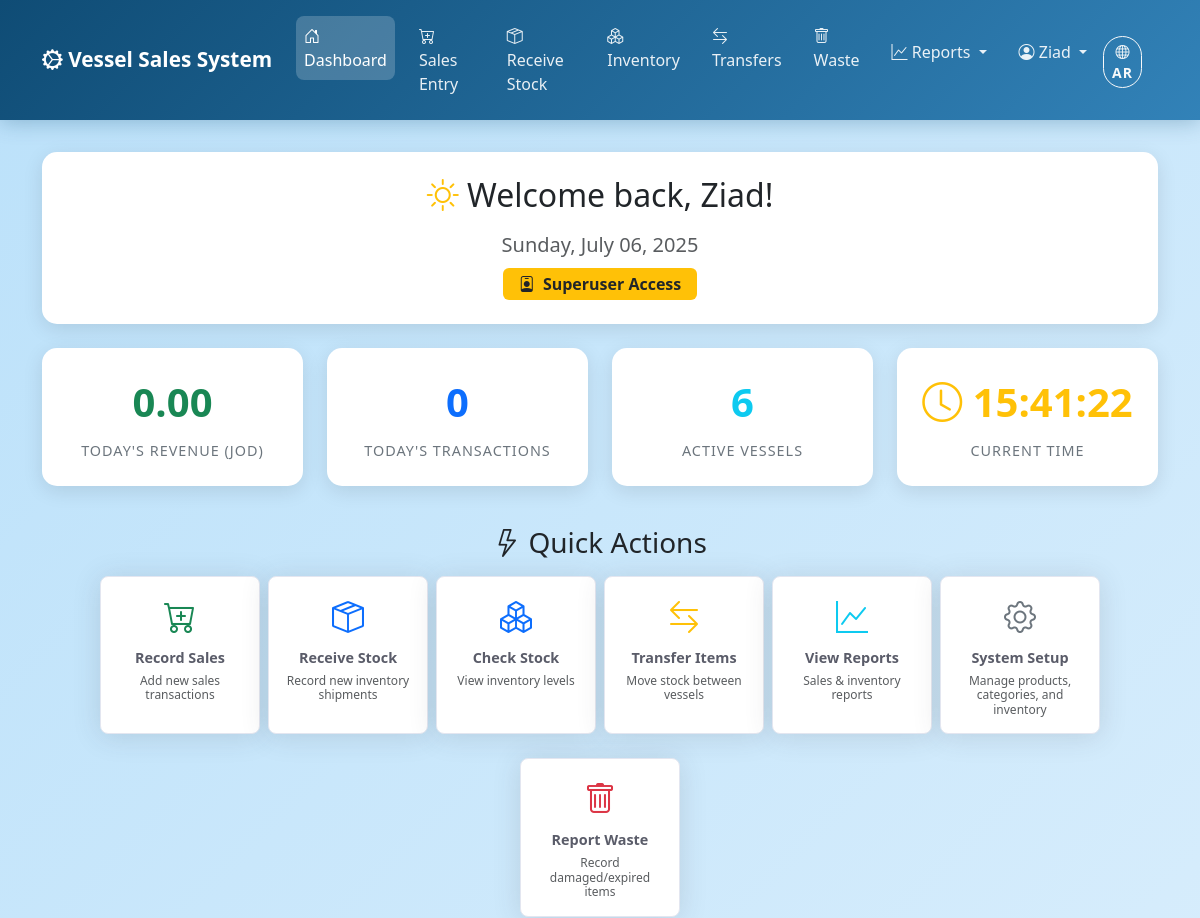
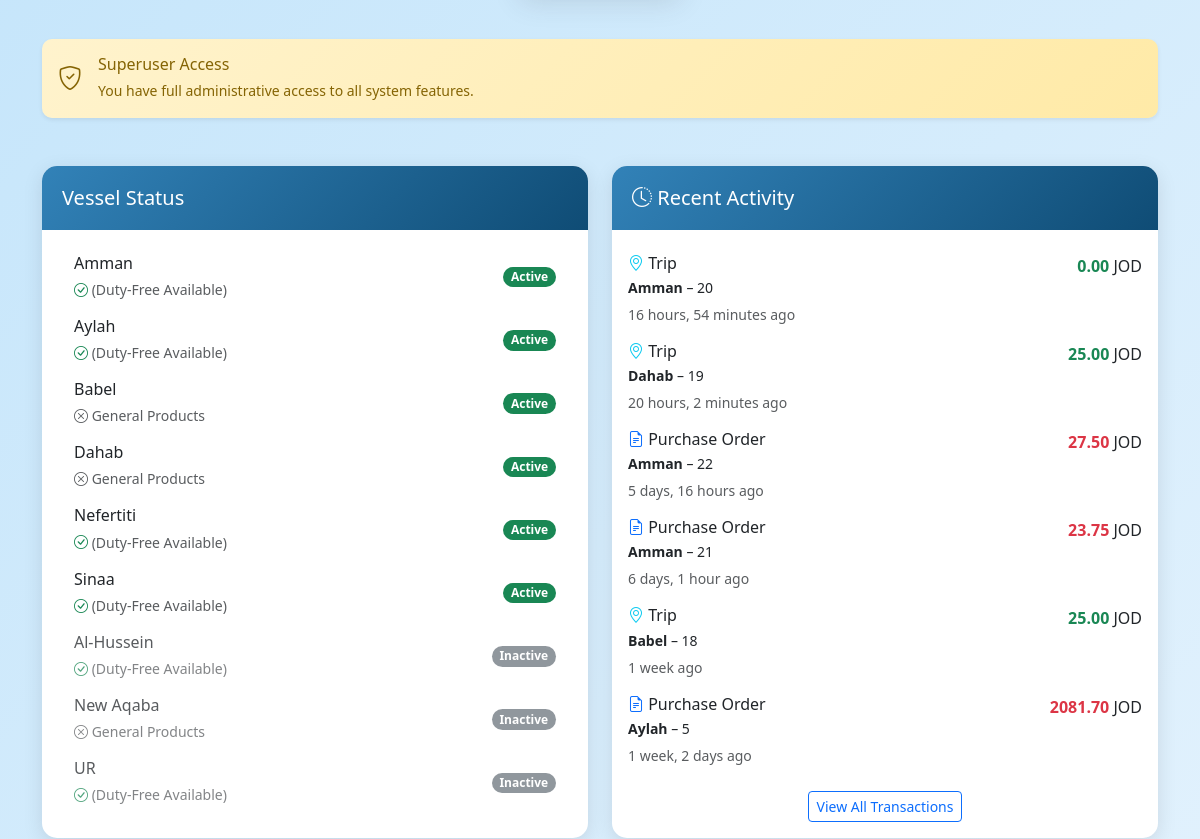
The app's page / (signed in, upper part), older data (2 pictures, top to bottom).
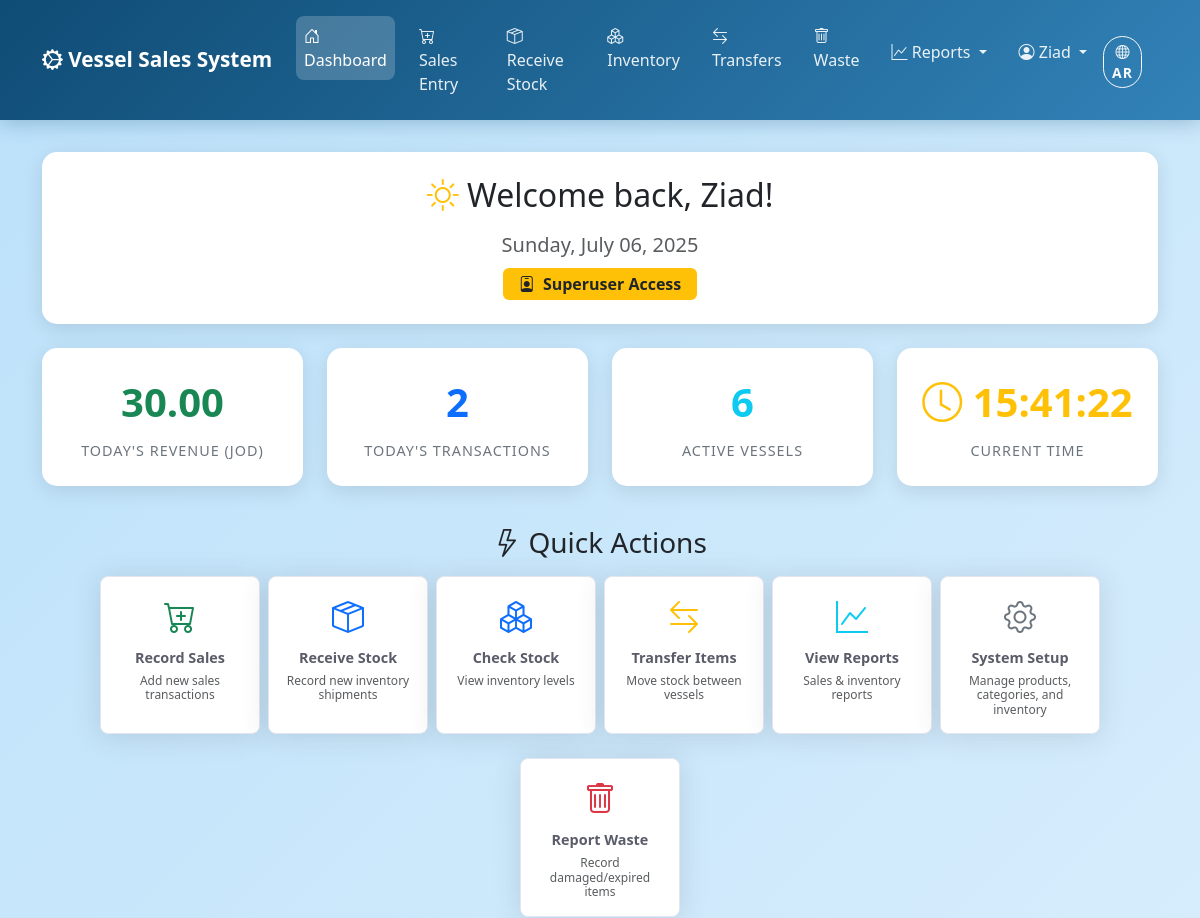
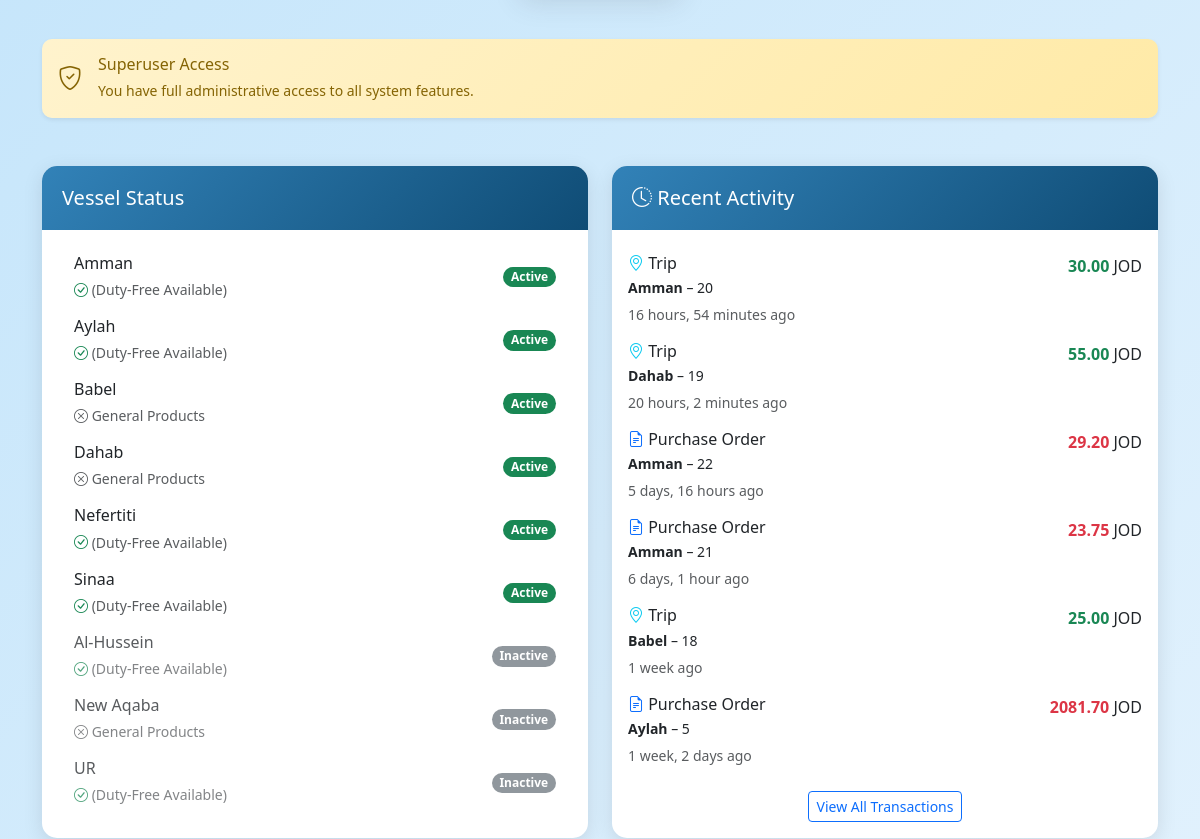
The same page, newer data (2 pictures, top to bottom).
### transactions/models.py (models this page shows, shortened)
class Trip(models.Model):
    trip_number = models.CharField(
        max_length=50,
        unique=True,
        help_text="Unique trip identifier (e.g., AM-001-2024)"
    )
    vessel = models.ForeignKey(Vessel, on_delete=models.PROTECT, related_name='trips')
    passenger_count = models.IntegerField(
        validators=[MinValueValidator(1)],
        help_text="Number of passengers on this trip"
    )
    trip_date = models.DateField()
    is_completed = models.BooleanField(default=False)
    notes = models.TextField(blank=True)
    created_at = models.DateTimeField(auto_now_add=True)
    updated_at = models.DateTimeField(auto_now=True)
    created_by = models.ForeignKey(User, on_delete=models.SET_NULL, null=True, blank=True)
    class Meta:
        ordering = ['-trip_date', '-created_at']
        verbose_name = 'Trip'
        verbose_name_plural = 'Trips'
        indexes = [
            models.Index(fields=['vessel', 'trip_date', 'is_completed'], name='transaction_vessel__eb4041_idx'),
            models.Index(fields=['trip_date'], name='trip_date_idx'),
            models.Index(fields=['is_completed'], name='trip_completed_idx'),
            models.Index(fields=['created_by'], name='trip_created_by_idx'),
        ]

class PurchaseOrder(models.Model):
    po_number = models.CharField(
        max_length=50,
        unique=True,
        help_text="Unique purchase order identifier (e.g., PO-AM-001-2024)"
    )
    vessel = models.ForeignKey(Vessel, on_delete=models.PROTECT, related_name='purchase_orders')
    po_date = models.DateField()
    is_completed = models.BooleanField(default=False)
    notes = models.TextField(blank=True)
    created_at = models.DateTimeField(auto_now_add=True)
    updated_at = models.DateTimeField(auto_now=True)
    created_by = models.ForeignKey(User, on_delete=models.SET_NULL, null=True, blank=True)
    class Meta:
        ordering = ['-po_date', '-created_at']
        verbose_name = 'Purchase Order'
        verbose_name_plural = 'Purchase Orders'
        indexes = [
            models.Index(fields=['vessel'], name='purchaseorder_vessel_idx'),
            models.Index(fields=['po_date'], name='purchaseorder_date_idx'),
            models.Index(fields=['is_completed'], name='purchaseorder_completed_idx'),
            models.Index(fields=['vessel', 'is_completed'], name='purchaseorder_vessel_status_idx'),
        ]

### frontend/views.py (the view)
# urls.py: path('', views.dashboard, name='dashboard'),
@login_required
def dashboard(request):
    today = date.today()
    now = datetime.now()
    user_role = 'admin' if request.user.is_superuser else 'user'
    cache_key = f'dashboard_data_{today}_{user_role}'
    cached_data = cache.get(cache_key)
    if cached_data:
        cached_data['now'] = now
        return render(request, 'frontend/dashboard.html', cached_data)
    all_vessels = Vessel.objects.annotate(
        recent_trip_count=Count('trips', filter=Q(trips__trip_date__gte=today - timedelta(days=7))),
        today_transaction_count=Count('transactions', filter=Q(transactions__transaction_date=today)),
        today_revenue=Sum(
            ExpressionWrapper(
                F('transactions__unit_price') * F('transactions__quantity'),
                output_field=DecimalField()
            ),
            filter=Q(
                transactions__transaction_type='SALE',
                transactions__transaction_date=today
            )
        )
    ).order_by('-active', 'name')
    today_summary = Transaction.objects.filter(transaction_date=today).aggregate(
        total_revenue=Sum(
            ExpressionWrapper(
                F('unit_price') * F('quantity'),
                output_field=DecimalField()
            ),
            filter=Q(transaction_type='SALE')
        ),
        total_supply_cost=Sum(
            ExpressionWrapper(
                F('unit_price') * F('quantity'),
                output_field=DecimalField()
            ),
            filter=Q(transaction_type='SUPPLY')
        ),
        sales_count=Count('id', filter=Q(transaction_type='SALE')),
        supply_count=Count('id', filter=Q(transaction_type='SUPPLY')),
        transfer_out_count=Count('id', filter=Q(transaction_type='TRANSFER_OUT')),
        transfer_in_count=Count('id', filter=Q(transaction_type='TRANSFER_IN')),
        total_transactions=Count('id'),
        unique_vessels=Count('vessel', distinct=True),
        unique_products=Count('product', distinct=True),
        total_volume=Sum('quantity')
    )
    for key in today_summary:
        if today_summary[key] is None:
            today_summary[key] = 0
    recent_trips = Trip.objects.select_related('vessel').annotate(
        annotated_revenue=Sum(
            ExpressionWrapper(
                F('sales_transactions__unit_price') * F('sales_transactions__quantity'),
                output_field=DecimalField()
            ),
            filter=Q(sales_transactions__transaction_type='SALE')
        )
    ).order_by('-created_at')[:3]
    recent_pos = PurchaseOrder.objects.select_related('vessel').annotate(
        annotated_cost=Sum(
            ExpressionWrapper(
                F('supply_transactions__unit_price') * F('supply_transactions__quantity'),
                output_field=DecimalField()
            ),
            filter=Q(supply_transactions__transaction_type='SUPPLY')
        )
    ).order_by('-created_at')[:3]
    recent_activity = sorted(
        list(recent_trips) + list(recent_pos),
        key=lambda x: x.created_at,
        reverse=True
    )[:6]
    quick_stats = {
        'active_vessels': sum(1 for v in all_vessels if v.active),
        'total_transactions': sum(v.today_transaction_count or 0 for v in all_vessels),
    }
    context = {
        'vessels': all_vessels,
        'all_vessels': all_vessels,
        'today_sales': today_summary,
        'quick_stats': quick_stats,
        'recent_activity': recent_activity,
        'today': today,
        'now': now,
    }
    cache.set(cache_key, {k: v for k, v in context.items() if k != 'now'}, 300)
    return render(request, 'frontend/dashboard.html', context)

### frontend/context_processors.py (called while the page is built)
def language_context(request):
    current_language = request.session.get('preferred_language', 'en')
    is_rtl = current_language == 'ar'
    return {
        'CURRENT_LANGUAGE': current_language,
        'IS_RTL': is_rtl,
        'LANGUAGE_DIRECTION': 'rtl' if is_rtl else 'ltr',
        'AVAILABLE_LANGUAGES': [
            {'code': 'en', 'name': 'English', 'native': 'English'},
            {'code': 'ar', 'name': 'Arabic', 'native': 'العربية'},
        ]
    }

### frontend/permissions.py (called while the page is built, shortened)
def get_user_role(user):
    if not user.is_authenticated:
        return None
    if user.is_superuser:
        return UserRoles.SUPERUSER

def has_role(user, required_roles):
    if not user.is_authenticated:
        return False
    if user.is_superuser:
        return True
    if isinstance(required_roles, str):
        required_roles = [required_roles]
    user_groups = set(user.groups.values_list('name', flat=True))
    required_groups = set(required_roles)
    return bool(user_groups.intersection(required_groups))

def is_superuser_only(user):
    return user.is_authenticated and user.is_superuser

def can_access_inventory(user):
    return user.is_authenticated  # All authenticated users can view inventory

### templates/frontend/dashboard.html (shortened to what the changed rows need)
{% extends 'frontend/base.html' %}
{% load static %}
{% load model_extras %}
{% block content %}
<div class="row mb-4">
    <div class="col-12">
        <div class="card">
            <div class="card-body text-center py-4">
                <h2 class="mb-3">
                    <i class="bi bi-sun text-warning"></i>
                    <span data-translate="welcome_back">Welcome back,</span> <span id="username-display">{{ user.first_name|default:user.username }}</span>!
                </h2>
            </div>
        </div>
    </div>
</div>
<div class="row mb-4">
    <div class="col-md-3 col-sm-6 mb-3">
        <div class="stats-card">
            <div class="stats-number text-success" data-number data-original="{{ today_sales.total_revenue|default:0|floatformat:2 }}">
                {{ today_sales.total_revenue|default:0|floatformat:2 }}
            </div>
            <div class="stats-label">
                <span data-translate="today_revenue">Today's Revenue</span> (<span dir="ltr" data-currency-symbol>JOD</span>)
            </div>
        </div>
    </div>
    <div class="col-md-3 col-sm-6 mb-3">
        <div class="stats-card">
            <div class="stats-number text-primary" data-number data-original="{{ today_sales.total_transactions|default:0 }}">
                {{ today_sales.total_transactions|default:0 }}
            </div>
            <div class="stats-label"><span data-translate="today_transactions">Today's Transactions</span></div>
        </div>
    </div>
</div>
<div class="container-fluid px-0">
    <div class="row">
        <div class="col-lg-6 mb-4">
            <div class="card h-100">
                <div class="card-body">
                    {% if recent_activity %}
                        <div class="list-group list-group-flush">
                        {% for item in recent_activity %}
                            <div class="list-group-item border-0 px-0">
                            <div class="d-flex justify-content-between align-items-start recent-activity-item">
                                <div class="flex-grow-1">
                                <h6 class="mb-1">
                                    {% if item|model_name == 'Trip' %}
                                    <i class="bi bi-geo-alt text-info"></i>
                                    <span data-translate="trip">Trip</span>
                                    {% elif item|model_name == 'PurchaseOrder' %}
                                    <i class="bi bi-file-earmark-text text-primary"></i>
                                    <span data-translate="purchase_order">Purchase Order</span>
                                    {% endif %}
                                </h6>
                                <p class="mb-1 small">
                                    <strong>
                                        <span class="vessel-name" data-en="{{ item.vessel.name }}" data-ar="{{ item.vessel.name_ar }}">
                                        </span>
                                    </strong>
                                    –
                                    {% if item|model_name == 'Trip' %}
                                    {{ item.trip_number }}
                                    {% elif item|model_name == 'PurchaseOrder' %}
                                    {{ item.po_number }}
                                    {% endif %}
                                </p>
                                <small class="text-muted activity-time" data-time="{{ item.created_at|timesince }}">
                                </small>
                                </div>
                                <div class="text-end ms-3">
                                {% if item|model_name == 'Trip' %}
                                    <span class="text-success fw-bold" data-number data-original="{{ item.annotated_revenue|default:0|floatformat:2 }}">
                                    {{ item.annotated_revenue|default:0|floatformat:2 }}
                                    </span> <span data-currency-symbol>JOD</span>
                                {% elif item|model_name == 'PurchaseOrder' %}
                                    <span class="text-danger fw-bold" data-number data-original="{{ item.annotated_cost|default:0|floatformat:2 }}">
                                    {{ item.annotated_cost|default:0|floatformat:2 }}
                                    </span> <span data-currency-symbol>JOD</span>
                                {% endif %}
                                </div>
                            </div>
                            </div>
                        {% endfor %}
                        </div>
                    {% else %}
                        <div class="text-center py-4">
                            <i class="bi bi-clock-history text-muted" style="font-size: 3rem;"></i>
                            <p class="text-muted mt-2"><span data-translate="no_recent_activity">No recent activity</span></p>
                        </div>
                    {% endif %}
                </div>
            </div>
        </div>
    </div>
</div>
{% endblock %}

Row changes from the older to the newer data that the page shows:
changed Trip (number 1 of 3 on the later page): annotated_revenue "0.00" → "30.00"
changed Trip (number 2 of 3 on the later page): annotated_revenue "25.00" → "55.00"
changed PurchaseOrder (number 1 of 3 on the later page): annotated_cost "27.50" → "29.20"
Text that changed along with them:
{{ today_sales.total_revenue|default:0|floatformat:2 }}: "0.00" → "30.00"
{{ today_sales.total_transactions|default:0 }}: "0" → "2"
